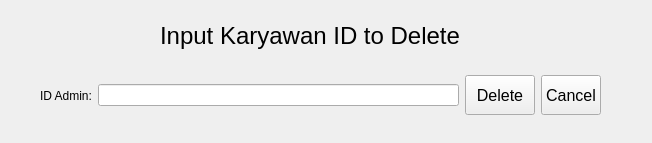
<?xml version="1.0" encoding="UTF-8"?>
<ui version="4.0">
 <class>Form</class>
 <widget class="QWidget" name="Form">
  <property name="geometry">
   <rect>
    <x>0</x>
    <y>0</y>
    <width>652</width>
    <height>143</height>
   </rect>
  </property>
  <property name="minimumSize">
   <size>
    <width>652</width>
    <height>143</height>
   </size>
  </property>
  <property name="windowTitle">
   <string>Form</string>
  </property>
  <widget class="QWidget" name="horizontalLayoutWidget">
   <property name="geometry">
    <rect>
     <x>40</x>
     <y>70</y>
     <width>561</width>
     <height>51</height>
    </rect>
   </property>
   <layout class="QHBoxLayout" name="horizontalLayout">
    <item>
     <widget class="QLabel" name="label_2">
      <property name="text">
       <string>ID Admin:</string>
      </property>
     </widget>
    </item>
    <item>
     <widget class="QLineEdit" name="edit_id"/>
    </item>
    <item>
     <widget class="QPushButton" name="btn_delete">
      <property name="maximumSize">
       <size>
        <width>70</width>
        <height>40</height>
       </size>
      </property>
      <property name="font">
       <font>
        <pointsize>12</pointsize>
       </font>
      </property>
      <property name="text">
       <string>Delete</string>
      </property>
     </widget>
    </item>
    <item>
     <widget class="QPushButton" name="btn_cancel">
      <property name="maximumSize">
       <size>
        <width>60</width>
        <height>40</height>
       </size>
      </property>
      <property name="font">
       <font>
        <pointsize>12</pointsize>
       </font>
      </property>
      <property name="text">
       <string>Cancel</string>
      </property>
     </widget>
    </item>
   </layout>
  </widget>
  <widget class="QLabel" name="label">
   <property name="geometry">
    <rect>
     <x>160</x>
     <y>20</y>
     <width>311</width>
     <height>31</height>
    </rect>
   </property>
   <property name="font">
    <font>
     <pointsize>18</pointsize>
    </font>
   </property>
   <property name="text">
    <string>Input Karyawan ID to Delete</string>
   </property>
  </widget>
 </widget>
 <resources/>
 <connections/>
</ui>
